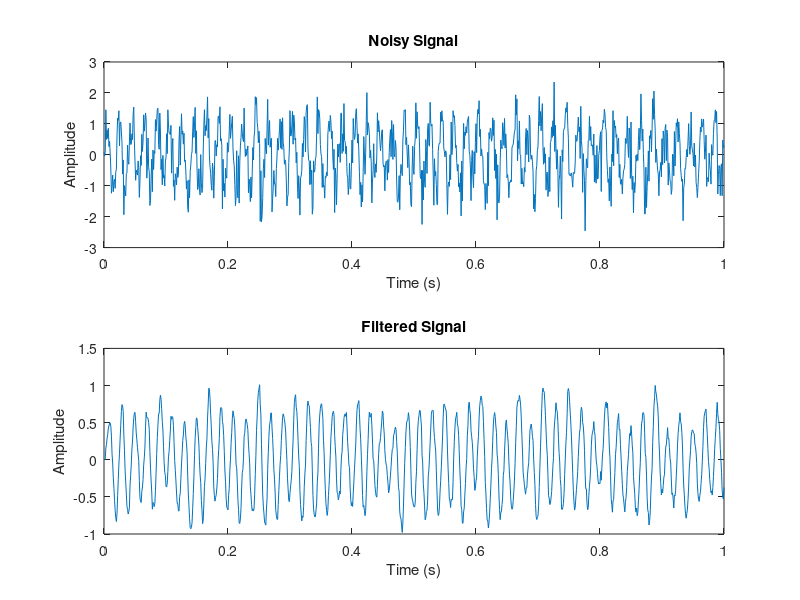

This figure's MATLAB source: (Note: this script raises an error after producing the figure.)
%% CHAPTER 11

%% Example 11.1: 
 
% Step 1: Generate a noisy signal
t = 0:0.001:1; % Time vector (1 second duration)
x = sin(2*pi*50*t) + 0.5*randn(size(t)); % 50 Hz sine wave with noise

% Step 2: Plot the noisy signal
subplot(2,1,1);
plot(t, x);
title('Noisy Signal');
xlabel('Time (s)');
ylabel('Amplitude');

% Step 3: Apply a moving average filter
windowSize = 10; % Window size for the moving average
b = (1/windowSize)*ones(1, windowSize); % Filter coefficients
a = 1; % Denominator coefficient
y_filtered = filter(b, a, x); % Apply the filter

% Step 4: Plot the filtered signal
subplot(2,1,2);
plot(t, y_filtered);
title('Filtered Signal');
xlabel('Time (s)');
ylabel('Amplitude');




%% Example 11.2:

% Step 1: Read an image
img = imread('imagefile.jpg'); % Load the image

% Step 2: Convert to grayscale
img_gray = rgb2gray(img); % Convert RGB image to grayscale

% Step 3: Apply a Gaussian filter
img_filtered = imgaussfilt(img_gray, 2); % Apply Gaussian blur with sigma = 2

% Step 4: Display the results
figure;
subplot(1,2,1);
imshow(img_gray);
title('Original Image');
subplot(1,2,2);
imshow(img_filtered);
title('Filtered Image');


%% Example 11.3: 
% Step 1: Read and convert image to grayscale
img = imread('C:\Users\Mamta Kapoor\Desktop\CHAPTER 11 FILES\henry-be-IicyiaPYGGI-unsplash.jpg');
img_gray = rgb2gray(img);

% Step 2: Detect edges using Canny method
edges = edge(img_gray, 'Canny'); % Apply Canny edge detection

% Step 3: Display edges
figure;
imshow(edges);
title('Edge Detection');





%% Example 11.4: 
% Step 1: Read image
img = imread('C:\Users\Mamta Kapoor\Desktop\CHAPTER 11 FILES\henry-be-IicyiaPYGGI-unsplash.jpg');

% Step 2: Convert to HSV color space
img_hsv = rgb2hsv(img); % Convert RGB to HSV

% Step 3: Define a color threshold for object detection
hue_threshold = [0.1, 0.5]; % Hue range for the object
saturation_threshold = [0.4, 1]; % Saturation range
value_threshold = [0.5, 1]; % Value range

% Step 4: Create a binary mask
mask = (img_hsv(:,:,1) >= hue_threshold(1)) & (img_hsv(:,:,1) <= hue_threshold(2)) & ...
       (img_hsv(:,:,2) >= saturation_threshold(1)) & (img_hsv(:,:,2) <= saturation_threshold(2)) & ...
       (img_hsv(:,:,3) >= value_threshold(1)) & (img_hsv(:,:,3) <= value_threshold(2));  % Fixed error

% Step 5: Apply mask to original image
img_object = bsxfun(@times, img, cast(mask, 'like', img));

% Step 6: Display results
figure;
subplot(1,2,1);
imshow(img);
title('Original Image');

subplot(1,2,2);
imshow(img_object);
title('Detected Object');


%% Example 11.9: 

t = 0:0.01:1; % Time vector
x = sin(2*pi*5*t); % 5 Hz sine wave
plot(t, x);
title('Sine Wave');
xlabel('Time (s)');
ylabel('Amplitude');



%%  Example 11.10: 
x = sin(2*pi*5*t) + 0.1*randn(size(t)); % Add noise
plot(t, x);
title('Noisy Sine Wave');



%% Example 11.11: 

X = fft(x);
f = (0:length(X)-1)*(1/(t(2)-t(1)))/length(X);
plot(f, abs(X));
title('FFT of Signal');


%% Example 11.12: 
[b, a] = butter(4, 0.1); % 4th-order filter
y = filter(b, a, x);
plot(t, y);
title('Filtered Signal');



%% Example 11.13: 

[b, a] = butter(4, 0.1, 'high'); % 4th-order filter
y = filter(b, a, x);
plot(t, y);
title('High-Pass Filtered Signal');



%% Example 11.14: 
[b, a] = butter(4, [0.1, 0.5]); % 4th-order filter
y = filter(b, a, x);
plot(t, y);
title('Band-Pass Filtered Signal');




%% Example 11.15: 

[Pxx, f] = pwelch(x, [], [], [], 1/(t(2)-t(1)));
plot(f, 10*log10(Pxx));
title('Power Spectral Density');


%% Example 11.16: 

y = resample(x, 1, 2); % Downsample by a factor of 2
plot(y);
title('Resampled Signal');


%% Example 11.17: 

[acf, lags] = xcorr(x, 'coeff');
plot(lags, acf);
title('Autocorrelation');



%% Example 11.18: 
t = 0:0.001:1;
x = chirp(t, 0, 1, 100); % Chirp from 0 Hz to 100 Hz
plot(t, x);
title('Chirp Signal');





%% Example 11.19: 

img = imread('C:\Users\Mamta Kapoor\Desktop\CHAPTER 11 FILES\henry-be-IicyiaPYGGI-unsplash.jpg');
imshow(img);
title('Original Image');



%% Example 11.20: 
img_gray = rgb2gray(img);
imshow(img_gray);
title('Grayscale Image');





%% Example 11.21: 

img_blur = imgaussfilt(img_gray, 2);
imshow(img_blur);
title('Gaussian Blur');




%% Example 11.22: 

edges = edge(img_gray, 'Canny');
imshow(edges);
title('Edge Detection');



%% Example 11.23: 
img_eq = histeq(img_gray);
imshow(img_eq);
title('Histogram Equalization');



%% Example 11.24: 
img_hsv = rgb2hsv(img);
mask = (img_hsv(:,:,1) >= 0.1) & (img_hsv(:,:,1) <= 0.5);
img_object = bsxfun(@times, img, cast(mask, 'like', img));
imshow(img_object);
title('Detected Object');




%% 



 







 












